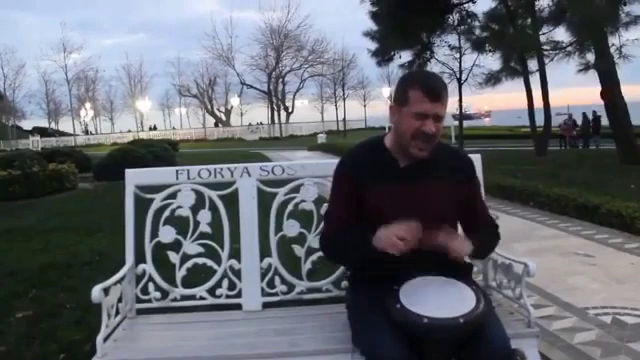
#> input picture frame 12 of Assignment-0/vid2.mp4, 640 x 360 px, given in place of vid1-2.mp4, which was not available
$ python main.py
#> lines starting #> are read from the running program, lines starting #| are printed output that depends on the picture; after the words box and inside, x2 and y2 are one past the last pixel; in counts of white or black regions, pixels touching at a corner belong together; pictures that were not available may be replaced by others from this repository, and a replacement may not be noted
import cv2


# [120 lines of commented-out code are left out]


import cv2
import numpy as np

video1 = cv2.VideoCapture("FINAL/Data/Q3/vid1-2.mp4")
video2 = cv2.VideoCapture("FINAL/Data/Q3/vid2.mp4")

cnt = 0

while True:

    cnt += 1

    ret1, frame1 = video1.read()
#> frame1 is the input picture: shape (360, 640, 3); mean B, G, R 109.4, 102.3, 98.7
    ret2, frame2 = video2.read()

    ret = ret1 and ret2
#> ret = True

    if ret == True:

        frame1 = cv2.resize(frame1, (640, 360))
        frame2 = cv2.resize(frame2, (640, 360))
        frame1_copy = np.copy(frame1)
        l_bound = np.array([160, 160, 160])
        u_bound = np.array([255, 255, 255])
        mask = cv2.inRange(frame1_copy, l_bound, u_bound)
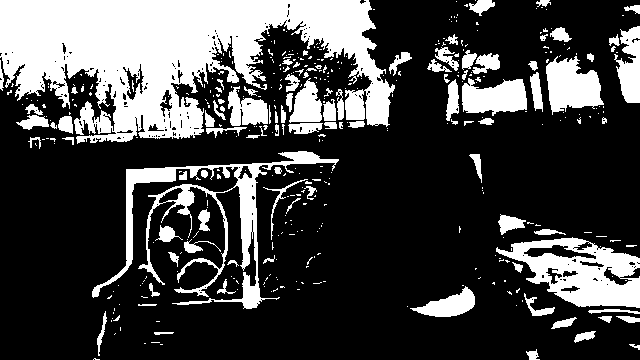
#> mask: shape (360, 640); 26.8% white; 412 white regions (316 under 20 px), largest, box (x1, y1, x2, y2) and area: (0, 0, 395, 144) 32068, (92, 151, 339, 309) 6284, (496, 237, 640, 308) 5374
        masked_image = np.copy(frame1_copy)
        masked_image[mask != 0] = [0, 0, 0]
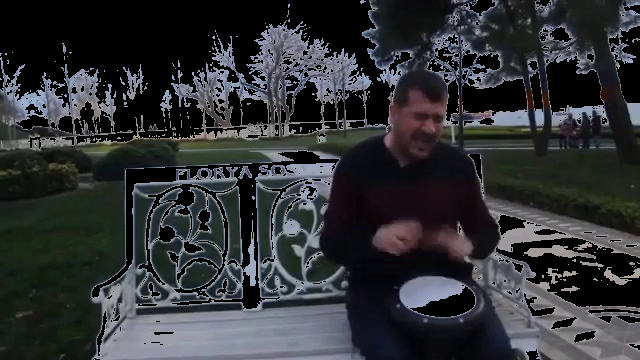
#> masked_image: shape (360, 640, 3); mean B, G, R 52.9, 50.1, 48.2
        background = frame2[0:360, 0:640]
        background[mask == 0] = [0, 0, 0]
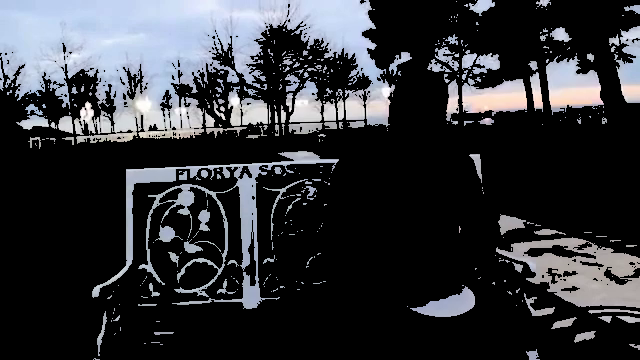
#> background: shape (360, 640, 3); mean B, G, R 56.4, 52.2, 50.5
        final_image = background + masked_image
        cv2.imshow("output", final_image)

        if cv2.waitKey(25) == 27:
#> (key q is pressed here)
            break

    else:
        break

video1.release()
video2.release()
cv2.destroyAllWindows()
